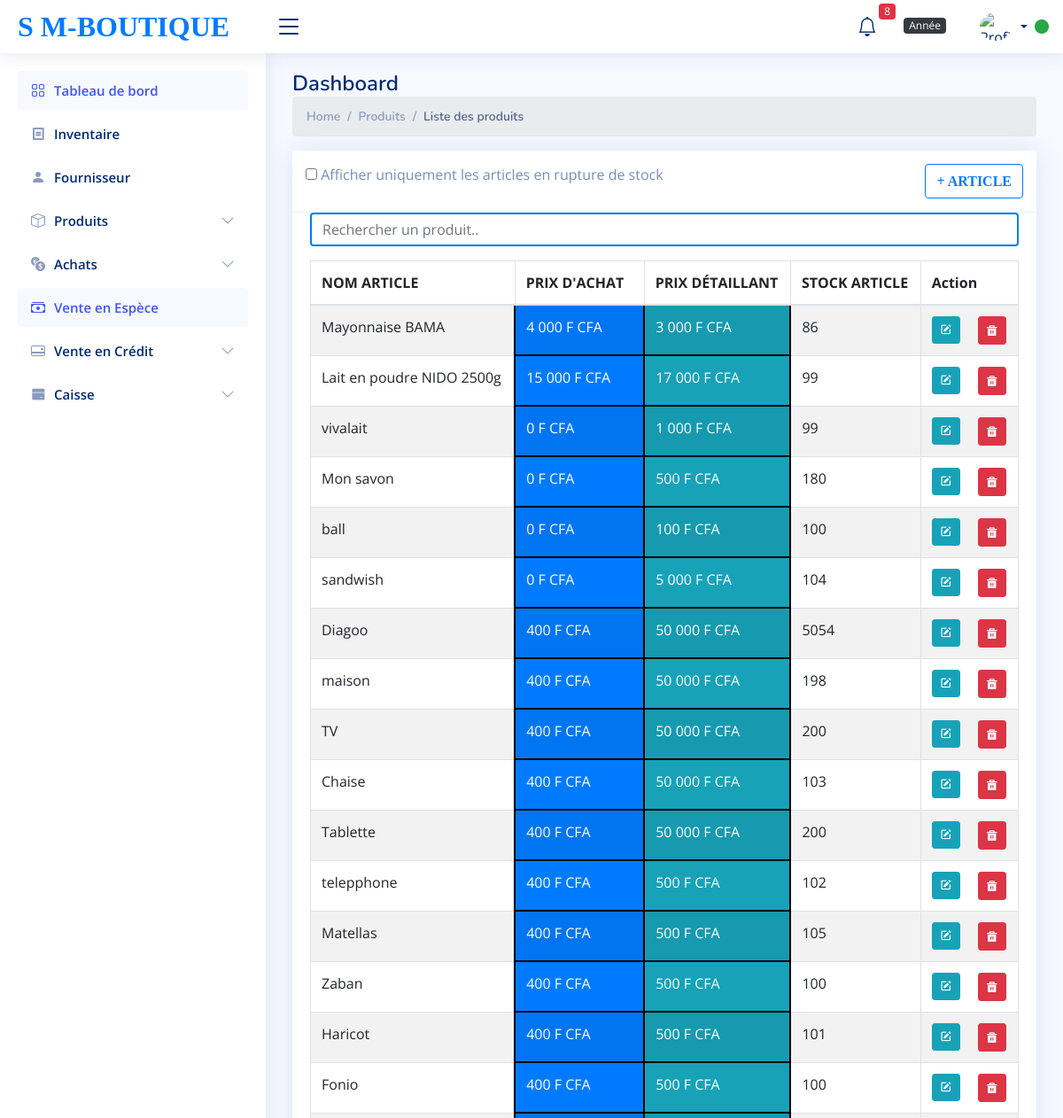
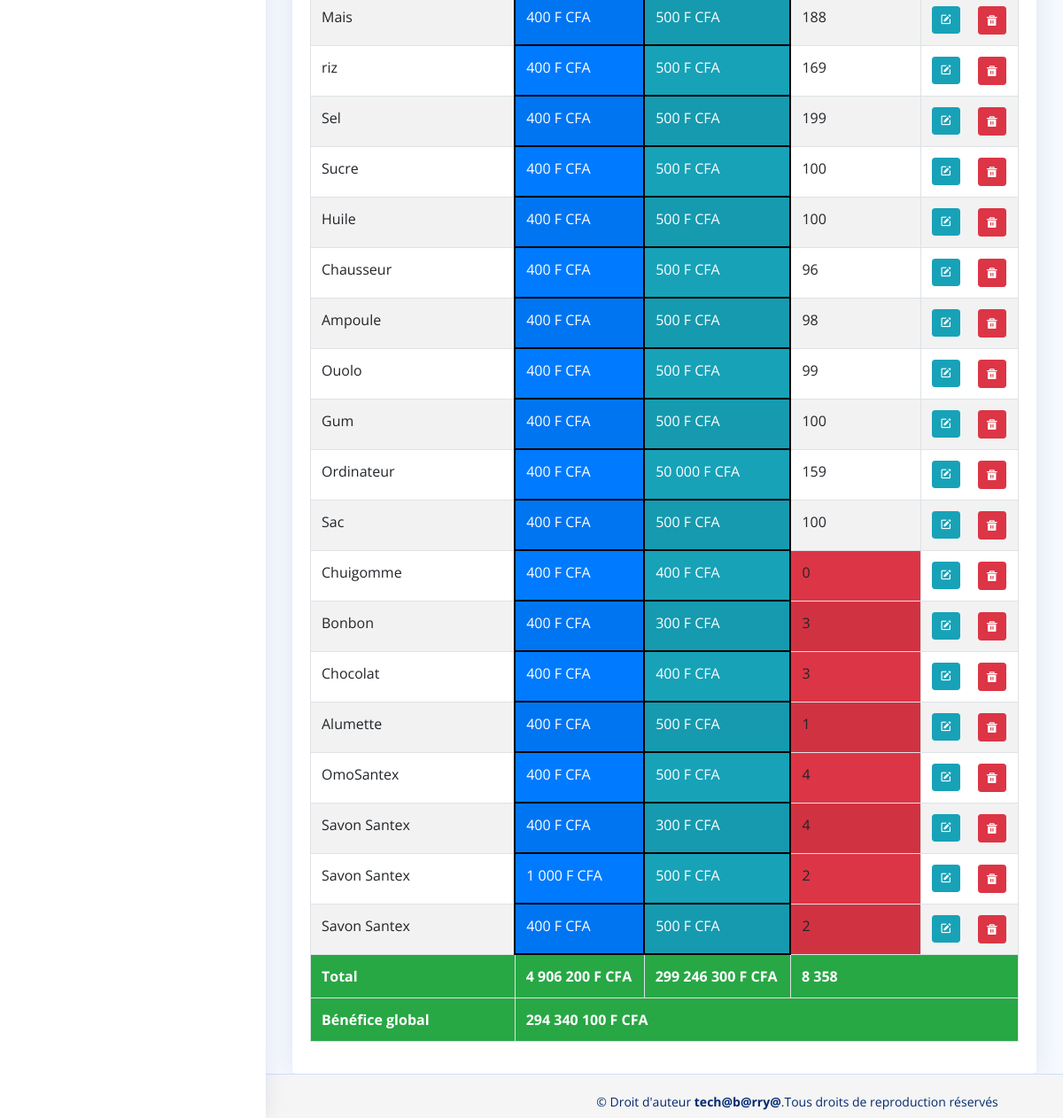
Page /liste_produit.php on the committed database (2 pictures, top to bottom).
### tables this page shows
CREATE TABLE `tbl_product` (
  `id` int(11) NOT NULL,
  `name` varchar(255) NOT NULL,
  `code` varchar(255) NOT NULL,
  `marque_produit` varchar(255) NOT NULL,
  `reference` varchar(255) NOT NULL,
  `prix_en_gros` int(50) NOT NULL,
  `prix_detail` int(50) NOT NULL,
  `price` int(50) NOT NULL,
  `alerte_article` int(100) NOT NULL,
  `id_boutique` int(11) NOT NULL,
  `stock` int(11) NOT NULL DEFAULT 0,
  `id_unite` int(11) NOT NULL
);

### liste_produit.php (called while the page is built)
<?php
require_once('autoload.php');
$liste_produit=new Produit();
$recuperer_afficher=$liste_produit->list();
?>
<?php require_once('view/liste_produit.view.php')?>

### autoload.php (called while the page is built, shortened)
<?php
spl_autoload_register (function ($class_name)
{
    $fils="classes/".$class_name.'.php';
});

### classes/Fonction.php (called while the page is built, shortened)
<?php
class Fonction{
        public function database(){
            $this->DB_HOST="127.0.0.1";
            $this->DB_NAME="db_supermarche";
            $this->DB_USERNAME="root";
            $this->DB_PASSWORD='';
             $bdd=new PDO("mysql:host=".$this->DB_HOST.";dbname=". $this->DB_NAME,
            $this->DB_USERNAME  ,$this->DB_PASSWORD);
            return $bdd;
        }
   public function  recuperation_fonction($select_partie,$tables,$data=[], $all=null){
      $bdd=$this->database();
        $monFetch=$bdd->prepare("select $select_partie from $tables");
        $monFetch->execute($data);
        if(isset($all) and $all==="all"|| $all==="All" || $all==="ALL" ||
         $all==="aLL"||$all==="ALl"|| $all==="AlL"){
           return $monFetch->fetchAll(PDO::FETCH_OBJ);
         }else{
           return $monFetch->fetch(PDO::FETCH_OBJ);
         }
    }
}

### classes/Produit.php (called while the page is built, shortened)
<?php
class Produit extends Fonction{
        public function list(){
                $recuperer_afficher=$this->recuperation_fonction("*","tbl_product ORDER BY id DESC",[],"all");
                return $recuperer_afficher;
        }
}

### view/liste_produit.view.php (the view, shortened to what this page needs)
<?php require_once ('partials/header.php') ?>
<?php require_once ('partials/sidebar.php')?>
<?php require_once ('partials/navbar.php')?>
<!DOCTYPE html>
<html lang="en">
<body>
    <main id="main" class="main">
        <div class="pagetitle">
            <h1>Dashboard</h1>
            <nav>
                <ol class="breadcrumb">
                    <li class="breadcrumb-item"><a href="index1.php">Home</a></li>
                    <li class="breadcrumb-item">Produits</li>
                    <li class="breadcrumb-item active">Liste des produits</li>
                </ol>
            </nav>
        </div>
        <section class="section">
            <div class="row">
                <div class="col-lg-12">
                    <div class="card">
                        <div class="card-header">
                            <a class="btn btn-outline-primary" href="stock_produit.php"><span>+ ARTICLE</span></a>
                            <label class="form-check-label">
                                <input type="checkbox" id="ruptureCheck" onclick="filterRupture()"> Afficher uniquement les articles en rupture de stock
                            </label>
                        </div>
                        <div class="card-body">
                           <input type="text" id="searchInput" onkeyup="searchProduct()" placeholder="Rechercher un produit.." class="form-control mb-3" style="border: 2px solid #007bff;">
                            <table class="table table-bordered table-striped" id="productTable">
                                <thead>
                                    <tr>
                                        <th>NOM ARTICLE</th>
                                        <th >PRIX D'ACHAT</th>
                                        <th >PRIX DÉTAILLANT</th>
                                        <th>STOCK ARTICLE</th>
                                        <th>Action</th>
                                    </tr>
                                </thead>
                                <tbody>
                                    <?php
                                    $total_achat = 0;
                                    $total_detail = 0;
                                    $total_stock = 0;
                                    foreach ($recuperer_afficher as $liste_prod):
                                        $total_achat += $liste_prod->price * $liste_prod->stock;
                                        $total_detail += $liste_prod->prix_detail * $liste_prod->stock;
                                        $total_stock += $liste_prod->stock;
                                    ?>
                                    <tr class="<?= $liste_prod->stock <= $liste_prod->alerte_article ? 'rupture' : '' ?>">
                                        <td><?= $liste_prod->name ?></td>
                                        <td style="background-color: #007bff; color: white; border: 2px solid black;"><?= number_format($liste_prod->price, 0, ',', ' ') ?> F CFA</td>
                                        <td style="background-color: #17a2b8; color: white; border: 2px solid black;"><?= number_format($liste_prod->prix_detail, 0, ',', ' ') ?> F CFA</td>
                                        <td class="<?= $liste_prod->stock <= $liste_prod->alerte_article ? 'bg-danger' : '' ?>">
                                            <?= $liste_prod->stock ?>
                                        </td>
                                        <td>
                                            <a href="modifier_produit.php?id=<?= $liste_prod->id ?>" class="btn btn-info btn-sm">
                                                <i class="bx bxs-edit"></i>
                                            </a>&emsp;
                                            <a class="btn btn-danger btn-sm delete-button" href="supprimer_produit.php?id=<?= $liste_prod->id ?>" data-listprod-id="<?= $liste_prod->id ?>">
                                                <i class="ri-delete-bin-5-fill"></i>
                                            </a>
                                        </td>
                                    </tr>
                                    <?php endforeach ?>
                                </tbody>
                                <tfoot>
                                    <tr style="background-color: #28a745; color: white; font-weight: bold;">
                                        <th style="background-color: #28a745; color: white; font-weight: bold;">Total</th>
                                        <td style="background-color: #28a745; color: white; font-weight: bold;"><?= number_format($total_achat, 0, ',', ' ') ?> F CFA</td>
                                        <td style="background-color: #28a745; color: white; font-weight: bold;"><?= number_format($total_detail, 0, ',', ' ') ?> F CFA</td>
                                        <td style="background-color: #28a745; color: white; font-weight: bold;" colspan="2"><?= number_format($total_stock, 0, ',', ' ') ?></td>
                                    </tr>
                                    <tr style="background-color: #28a745; color: white; font-weight: bold;">
                                        <th style="background-color: #28a745; color: white; font-weight: bold;">Bénéfice global</th>
                                        <td style="background-color: #28a745; color: white; font-weight: bold;" colspan="4"><?= number_format($total_detail - $total_achat, 0, ',', ' ') ?> F CFA</td>
                                    </tr>
                                </tfoot>
                            </table>
                        </div>
                    </div>
                </div>
            </div>
        </section>
    </main>
    <footer class="footer">
        <?php require_once('partials/foot.php') ?>
    </footer>
</body>
</html>

### assets/css/style.css (style rules this page uses)
:root { scroll-behavior: smooth; }
body { font-family: "Open Sans", sans-serif; background: #f6f9ff; color: #444444; }
a { color: #4154f1; text-decoration: none; }
h1, h2, h3, h4, h5, h6 { font-family: "Nunito", sans-serif; }
#main { margin-top: 60px; padding: 20px 30px; transition: all 0.3s; }
.pagetitle { margin-bottom: 10px; }
.pagetitle h1 { font-size: 24px; margin-bottom: 0; font-weight: 600; color: #012970; }
.card { margin-bottom: 30px; border: none; border-radius: 5px; box-shadow: 0px 0 30px rgba(1, 41, 112, 0.1); }
.card-header, .card-footer { border-color: #ebeef4; background-color: #fff; color: #798eb3; padding: 15px; }
.card-body { padding: 0 20px 20px 20px; }
.breadcrumb { font-size: 14px; font-family: "Nunito", sans-serif; color: #899bbd; font-weight: 600; }
.breadcrumb a { color: #899bbd; transition: 0.3s; }
.breadcrumb .breadcrumb-item::before { color: #899bbd; }
.breadcrumb .active { color: #51678f; font-weight: 600; }
@media (min-width: 1200px) { #main, #footer { margin-left: 300px; } }
.footer { padding: 20px 0; font-size: 14px; transition: all 0.3s; border-top: 1px solid #cddfff; }

### view/liste_produit.view.php (style rules this page uses)
.footer { position: fixed; bottom: 0; width: 100%; height: 50px; background-color: #f5f5f5; }
.btn-outline-primary { float: right; }
.card-header span { font-family: 'Times New Roman', Times, serif; font-weight: bolder; }

### rows in the picture
tbl_product: name "Mayonnaise BAMA", price "4 000", prix_detail "3 000", stock "86"
tbl_product: name "Lait en poudre NIDO 2500g", price "15 000", prix_detail "17 000", stock "99"
tbl_product: name "vivalait", price "0", prix_detail "1 000", stock "99"
tbl_product: name "Mon savon", price "0", prix_detail "500", stock "180"
tbl_product: name "ball", price "0", prix_detail "100", stock "100"
tbl_product: name "sandwish", price "0", prix_detail "5 000", stock "104"
tbl_product: name "Diagoo", price "400", prix_detail "50 000", stock "5054"
tbl_product: name "maison", price "400", prix_detail "50 000", stock "198"
tbl_product: name "TV", price "400", prix_detail "50 000", stock "200"
tbl_product: name "Chaise", price "400", prix_detail "50 000", stock "103"
tbl_product: name "Tablette", price "400", prix_detail "50 000", stock "200"
tbl_product: name "telepphone", price "400", prix_detail "500", stock "102"
tbl_product: name "Matellas", price "400", prix_detail "500", stock "105"
tbl_product: name "Zaban", price "400", prix_detail "500", stock "100"
tbl_product: name "Haricot", price "400", prix_detail "500", stock "101"
tbl_product: name "Fonio", price "400", prix_detail "500", stock "100"
tbl_product: name "Mais", price "400", prix_detail "500", stock "188"
tbl_product: name "riz", price "400", prix_detail "500", stock "169"
tbl_product: name "Sel", price "400", prix_detail "500", stock "199"
tbl_product: name "Sucre", price "400", prix_detail "500", stock "100"
tbl_product: name "Huile", price "400", prix_detail "500", stock "100"
tbl_product: name "Chausseur", price "400", prix_detail "500", stock "96"
tbl_product: name "Ampoule", price "400", prix_detail "500", stock "98"
tbl_product: name "Ouolo", price "400", prix_detail "500", stock "99"
tbl_product: name "Gum", price "400", prix_detail "500", stock "100"
tbl_product: name "Ordinateur", price "400", prix_detail "50 000", stock "159"
tbl_product: name "Sac", price "400", prix_detail "500", stock "100"
tbl_product: name "Chuigomme", price "400", prix_detail "400", stock "0"
tbl_product: name "Bonbon", price "400", prix_detail "300", stock "3"
tbl_product: name "Chocolat", price "400", prix_detail "400", stock "3"
tbl_product: name "Alumette", price "400", prix_detail "500", stock "1"
tbl_product: name "OmoSantex", price "400", prix_detail "500", stock "4"
tbl_product: name "Savon Santex", price "400", prix_detail "300", stock "4"
tbl_product: name "Savon Santex", price "1 000", prix_detail "500", stock "2"
tbl_product: name "Savon Santex", price "400", prix_detail "500", stock "2"

### other values in the picture
$stock_alerte "8"
$total_achat "4 906 200"
$total_detail "299 246 300"
$total_stock "8 358"
$total_detail - $total_achat "294 340 100"
